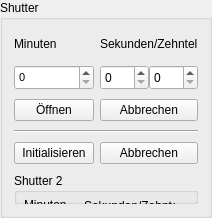
              <widget class="QGroupBox" name="groupBox_6">
               <property name="title">
                <string>Shutter</string>
               </property>
               <layout class="QGridLayout" name="gridLayout_9">
                <property name="verticalSpacing">
                 <number>9</number>
                </property>
                <item row="4" column="0">
                 <widget class="QPushButton" name="pushButtonInitShutter">
                  <property name="text">
                   <string>Initialisieren</string>
                  </property>
                 </widget>
                </item>
                <item row="3" column="0" colspan="2">
                 <widget class="Line" name="line_2">
                  <property name="orientation">
                   <enum>Qt::Horizontal</enum>
                  </property>
                 </widget>
                </item>
                <item row="1" column="0">
                 <widget class="QSpinBox" name="spinBoxShutterMinutes">
                  <property name="sizePolicy">
                   <sizepolicy hsizetype="Minimum" vsizetype="Fixed">
                    <horstretch>0</horstretch>
                    <verstretch>0</verstretch>
                   </sizepolicy>
                  </property>
                  <property name="minimumSize">
                   <size>
                    <width>50</width>
                    <height>25</height>
                   </size>
                  </property>
                  <property name="font">
                   <font>
                    <pointsize>8</pointsize>
                    <weight>50</weight>
                    <bold>false</bold>
                   </font>
                  </property>
                 </widget>
                </item>
                <item row="1" column="1">
                 <layout class="QHBoxLayout" name="horizontalLayout_10">
                  <item>
                   <widget class="QSpinBox" name="spinBoxShutterSeconds">
                    <property name="sizePolicy">
                     <sizepolicy hsizetype="Minimum" vsizetype="Minimum">
                      <horstretch>0</horstretch>
                      <verstretch>0</verstretch>
                     </sizepolicy>
                    </property>
                    <property name="maximum">
                     <number>59</number>
                    </property>
                   </widget>
                  </item>
                  <item>
                   <widget class="QSpinBox" name="spinBoxShutterTenth">
                    <property name="sizePolicy">
                     <sizepolicy hsizetype="Minimum" vsizetype="Minimum">
                      <horstretch>0</horstretch>
                      <verstretch>0</verstretch>
                     </sizepolicy>
                    </property>
                    <property name="maximum">
                     <number>9</number>
                    </property>
                   </widget>
                  </item>
                 </layout>
                </item>
                <item row="0" column="1">
                 <widget class="QLabel" name="label_15">
                  <property name="sizePolicy">
                   <sizepolicy hsizetype="Minimum" vsizetype="Fixed">
                    <horstretch>0</horstretch>
                    <verstretch>0</verstretch>
                   </sizepolicy>
                  </property>
                  <property name="minimumSize">
                   <size>
                    <width>50</width>
                    <height>25</height>
                   </size>
                  </property>
                  <property name="text">
                   <string>Sekunden/Zehntel</string>
                  </property>
                 </widget>
                </item>
                <item row="4" column="1">
                 <widget class="QPushButton" name="pushButtonInitShutterAbort">
                  <property name="text">
                   <string>Abbrechen</string>
                  </property>
                 </widget>
                </item>
                <item row="0" column="0">
                 <widget class="QLabel" name="label_14">
                  <property name="sizePolicy">
                   <sizepolicy hsizetype="Minimum" vsizetype="Minimum">
                    <horstretch>0</horstretch>
                    <verstretch>0</verstretch>
                   </sizepolicy>
                  </property>
                  <property name="text">
                   <string>Minuten</string>
                  </property>
                 </widget>
                </item>
                <item row="2" column="0">
                 <widget class="QPushButton" name="pushButtonOpenShutter">
                  <property name="text">
                   <string>Öffnen</string>
                  </property>
                 </widget>
                </item>
                <item row="2" column="1">
                 <widget class="QPushButton" name="pushButtonCloseShutter">
                  <property name="text">
                   <string>Abbrechen</string>
                  </property>
                 </widget>
                </item>
                <item row="5" column="0" colspan="2">
                 <widget class="QGroupBox" name="groupBox_30">
                  <property name="title">
                   <string>Shutter 2</string>
                  </property>
                  <widget class="QLabel" name="label_48">
                   <property name="geometry">
                    <rect>
                     <x>70</x>
                     <y>22</y>
                     <width>91</width>
                     <height>21</height>
                    </rect>
                   </property>
                   <property name="text">
                    <string>Sekunden/Zehntel</string>
                   </property>
                  </widget>
                  <widget class="QPushButton" name="pushButtonOpenShutter2">
                   <property name="geometry">
                    <rect>
                     <x>6</x>
                     <y>100</y>
                     <width>64</width>
                     <height>23</height>
                    </rect>
                   </property>
                   <property name="text">
                    <string>Öffnen</string>
                   </property>
                  </widget>
                  <widget class="QLabel" name="label_49">
                   <property name="geometry">
                    <rect>
                     <x>10</x>
                     <y>22</y>
                     <width>75</width>
                     <height>20</height>
                    </rect>
                   </property>
                   <property name="text">
                    <string>Minuten</string>
                   </property>
                  </widget>
                  <widget class="QSpinBox" name="spinBoxShutterMinutes2">
                   <property name="geometry">
                    <rect>
                     <x>10</x>
                     <y>54</y>
                     <width>61</width>
                     <height>25</height>
                    </rect>
                   </property>
                   <property name="sizePolicy">
                    <sizepolicy hsizetype="Minimum" vsizetype="Fixed">
                     <horstretch>0</horstretch>
                     <verstretch>0</verstretch>
                    </sizepolicy>
                   </property>
                   <property name="minimumSize">
                    <size>
                     <width>50</width>
                     <height>25</height>
                    </size>
                   </property>
                   <property name="font">
                    <font>
                     <pointsize>8</pointsize>
                     <weight>50</weight>
                     <bold>false</bold>
                    </font>
                   </property>
                  </widget>
                  <widget class="QPushButton" name="pushButtonCloseShutter2">
                   <property name="geometry">
                    <rect>
                     <x>80</x>
                     <y>100</y>
                     <width>81</width>
                     <height>23</height>
                    </rect>
                   </property>
                   <property name="text">
                    <string>Abbrechen</string>
                   </property>
                  </widget>
                  <widget class="QWidget" name="layoutWidget_3">
                   <property name="geometry">
                    <rect>
                     <x>76</x>
                     <y>53</y>
                     <width>81</width>
                     <height>27</height>
                    </rect>
                   </property>
                   <layout class="QHBoxLayout" name="horizontalLayout_59">
                    <item>
                     <widget class="QSpinBox" name="spinBoxShutterSeconds2">
                      <property name="sizePolicy">
                       <sizepolicy hsizetype="Minimum" vsizetype="Fixed">
                        <horstretch>0</horstretch>
                        <verstretch>0</verstretch>
                       </sizepolicy>
                      </property>
                      <property name="minimumSize">
                       <size>
                        <width>0</width>
                        <height>25</height>
                       </size>
                      </property>
                      <property name="maximum">
                       <number>59</number>
                      </property>
                     </widget>
                    </item>
                    <item>
                     <widget class="QSpinBox" name="spinBoxShutterTenth2">
                      <property name="sizePolicy">
                       <sizepolicy hsizetype="Minimum" vsizetype="Minimum">
                        <horstretch>0</horstretch>
                        <verstretch>0</verstretch>
                       </sizepolicy>
                      </property>
                      <property name="maximum">
                       <number>9</number>
                      </property>
                     </widget>
                    </item>
                   </layout>
                  </widget>
                  <widget class="QPushButton" name="pushButtonOpenShutter5">
                   <property name="geometry">
                    <rect>
                     <x>10</x>
                     <y>190</y>
                     <width>64</width>
                     <height>23</height>
                    </rect>
                   </property>
                   <property name="text">
                    <string>Öffnen</string>
                   </property>
                  </widget>
                  <widget class="QPushButton" name="pushButtonCloseShutter5">
                   <property name="geometry">
                    <rect>
                     <x>80</x>
                     <y>190</y>
                     <width>81</width>
                     <height>23</height>
                    </rect>
                   </property>
                   <property name="text">
                    <string>Abbrechen</string>
                   </property>
                  </widget>
                  <widget class="QSpinBox" name="spinBoxShutterMinutes5">
                   <property name="geometry">
                    <rect>
                     <x>10</x>
                     <y>150</y>
                     <width>61</width>
                     <height>25</height>
                    </rect>
                   </property>
                   <property name="sizePolicy">
                    <sizepolicy hsizetype="Minimum" vsizetype="Fixed">
                     <horstretch>0</horstretch>
                     <verstretch>0</verstretch>
                    </sizepolicy>
                   </property>
                   <property name="minimumSize">
                    <size>
                     <width>50</width>
                     <height>25</height>
                    </size>
                   </property>
                   <property name="font">
                    <font>
                     <pointsize>8</pointsize>
                     <weight>50</weight>
                     <bold>false</bold>
                    </font>
                   </property>
                  </widget>
                  <widget class="QSpinBox" name="spinBoxShutterSeconds5">
                   <property name="geometry">
                    <rect>
                     <x>80</x>
                     <y>150</y>
                     <width>41</width>
                     <height>25</height>
                    </rect>
                   </property>
                   <property name="sizePolicy">
                    <sizepolicy hsizetype="Minimum" vsizetype="Fixed">
                     <horstretch>0</horstretch>
                     <verstretch>0</verstretch>
                    </sizepolicy>
                   </property>
                   <property name="minimumSize">
                    <size>
                     <width>0</width>
                     <height>25</height>
                    </size>
                   </property>
                   <property name="maximum">
                    <number>59</number>
                   </property>
                  </widget>
                  <widget class="QSpinBox" name="spinBoxShutterTenth5">
                   <property name="geometry">
                    <rect>
                     <x>120</x>
                     <y>150</y>
                     <width>41</width>
                     <height>25</height>
                    </rect>
                   </property>
                   <property name="sizePolicy">
                    <sizepolicy hsizetype="Minimum" vsizetype="Minimum">
                     <horstretch>0</horstretch>
                     <verstretch>0</verstretch>
                    </sizepolicy>
                   </property>
                   <property name="maximum">
                    <number>9</number>
                   </property>
                  </widget>
                  <widget class="QLabel" name="label_66">
                   <property name="geometry">
                    <rect>
                     <x>10</x>
                     <y>130</y>
                     <width>75</width>
                     <height>20</height>
                    </rect>
                   </property>
                   <property name="text">
                    <string>Ir</string>
                   </property>
                  </widget>
                 </widget>
                </item>
               </layout>
              </widget>
